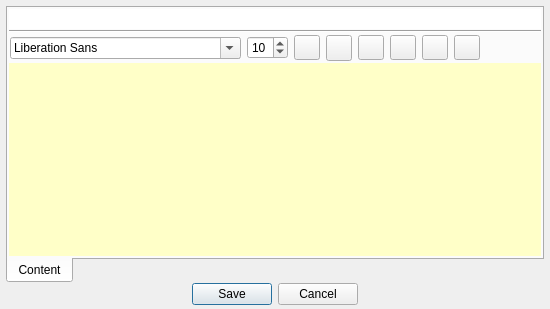
<?xml version="1.0" encoding="UTF-8"?>
<ui version="4.0">
 <class>StickyNoteEditor</class>
 <widget class="QDialog" name="StickyNoteEditor">
  <property name="geometry">
   <rect>
    <x>0</x>
    <y>0</y>
    <width>550</width>
    <height>309</height>
   </rect>
  </property>
  <property name="windowTitle">
   <string>Note Editor</string>
  </property>
  <layout class="QVBoxLayout" name="verticalLayout">
   <property name="spacing">
    <number>0</number>
   </property>
   <property name="leftMargin">
    <number>6</number>
   </property>
   <property name="topMargin">
    <number>6</number>
   </property>
   <property name="rightMargin">
    <number>6</number>
   </property>
   <property name="bottomMargin">
    <number>4</number>
   </property>
   <item>
    <widget class="QTabWidget" name="tabWidget">
     <property name="tabPosition">
      <enum>QTabWidget::South</enum>
     </property>
     <property name="currentIndex">
      <number>0</number>
     </property>
     <widget class="QWidget" name="tabContent">
      <attribute name="title">
       <string>Content</string>
      </attribute>
      <layout class="QVBoxLayout" name="verticalLayout_2">
       <property name="spacing">
        <number>1</number>
       </property>
       <property name="margin">
        <number>1</number>
       </property>
       <item>
        <widget class="QLineEdit" name="subjectEdit">
         <property name="toolTip">
          <string>Note Subject</string>
         </property>
         <property name="frame">
          <bool>false</bool>
         </property>
        </widget>
       </item>
       <item>
        <widget class="Line" name="line">
         <property name="orientation">
          <enum>Qt::Horizontal</enum>
         </property>
        </widget>
       </item>
       <item>
        <widget class="QWidget" name="toolBar" native="true">
         <layout class="QHBoxLayout" name="horizontalLayout">
          <property name="spacing">
           <number>6</number>
          </property>
          <property name="margin">
           <number>1</number>
          </property>
          <item>
           <widget class="QFontComboBox" name="fontComboBox"/>
          </item>
          <item>
           <widget class="QSpinBox" name="fontSizeBox">
            <property name="minimum">
             <number>6</number>
            </property>
            <property name="maximum">
             <number>20</number>
            </property>
            <property name="singleStep">
             <number>2</number>
            </property>
            <property name="value">
             <number>10</number>
            </property>
           </widget>
          </item>
          <item>
           <widget class="QToolButton" name="boldBtn">
            <property name="icon">
             <iconset resource="stickynoteeditor.qrc">
              <normaloff>:/data/stickynoteeditor/format-text-bold.png</normaloff>:/data/stickynoteeditor/format-text-bold.png</iconset>
            </property>
            <property name="iconSize">
             <size>
              <width>18</width>
              <height>18</height>
             </size>
            </property>
           </widget>
          </item>
          <item>
           <widget class="QToolButton" name="italicBtn">
            <property name="icon">
             <iconset resource="stickynoteeditor.qrc">
              <normaloff>:/data/stickynoteeditor/format-text-italic.png</normaloff>:/data/stickynoteeditor/format-text-italic.png</iconset>
            </property>
            <property name="iconSize">
             <size>
              <width>18</width>
              <height>19</height>
             </size>
            </property>
           </widget>
          </item>
          <item>
           <widget class="QToolButton" name="underlineBtn">
            <property name="icon">
             <iconset resource="stickynoteeditor.qrc">
              <normaloff>:/data/stickynoteeditor/format-text-underline.png</normaloff>:/data/stickynoteeditor/format-text-underline.png</iconset>
            </property>
            <property name="iconSize">
             <size>
              <width>18</width>
              <height>18</height>
             </size>
            </property>
           </widget>
          </item>
          <item>
           <widget class="QToolButton" name="leftJustifyBtn">
            <property name="icon">
             <iconset resource="stickynoteeditor.qrc">
              <normaloff>:/data/stickynoteeditor/align-horizontal-left.png</normaloff>:/data/stickynoteeditor/align-horizontal-left.png</iconset>
            </property>
            <property name="iconSize">
             <size>
              <width>18</width>
              <height>18</height>
             </size>
            </property>
           </widget>
          </item>
          <item>
           <widget class="QToolButton" name="centerJustifyBtn">
            <property name="icon">
             <iconset resource="stickynoteeditor.qrc">
              <normaloff>:/data/stickynoteeditor/align-horizontal-center.png</normaloff>:/data/stickynoteeditor/align-horizontal-center.png</iconset>
            </property>
            <property name="iconSize">
             <size>
              <width>18</width>
              <height>18</height>
             </size>
            </property>
           </widget>
          </item>
          <item>
           <widget class="QToolButton" name="rightJustifyBtn">
            <property name="icon">
             <iconset resource="stickynoteeditor.qrc">
              <normaloff>:/data/stickynoteeditor/align-horizontal-right.png</normaloff>:/data/stickynoteeditor/align-horizontal-right.png</iconset>
            </property>
            <property name="iconSize">
             <size>
              <width>18</width>
              <height>18</height>
             </size>
            </property>
           </widget>
          </item>
          <item>
           <spacer name="horizontalSpacer">
            <property name="orientation">
             <enum>Qt::Horizontal</enum>
            </property>
            <property name="sizeHint" stdset="0">
             <size>
              <width>263</width>
              <height>20</height>
             </size>
            </property>
           </spacer>
          </item>
         </layout>
        </widget>
       </item>
       <item>
        <widget class="QTextEdit" name="contentEdit">
         <property name="palette">
          <palette>
           <active>
            <colorrole role="WindowText">
             <brush brushstyle="SolidPattern">
              <color alpha="255">
               <red>0</red>
               <green>0</green>
               <blue>0</blue>
              </color>
             </brush>
            </colorrole>
            <colorrole role="Button">
             <brush brushstyle="SolidPattern">
              <color alpha="255">
               <red>255</red>
               <green>255</green>
               <blue>185</blue>
              </color>
             </brush>
            </colorrole>
            <colorrole role="Light">
             <brush brushstyle="SolidPattern">
              <color alpha="255">
               <red>255</red>
               <green>255</green>
               <blue>255</blue>
              </color>
             </brush>
            </colorrole>
            <colorrole role="Midlight">
             <brush brushstyle="SolidPattern">
              <color alpha="255">
               <red>255</red>
               <green>255</green>
               <blue>220</blue>
              </color>
             </brush>
            </colorrole>
            <colorrole role="Dark">
             <brush brushstyle="SolidPattern">
              <color alpha="255">
               <red>127</red>
               <green>127</green>
               <blue>92</blue>
              </color>
             </brush>
            </colorrole>
            <colorrole role="Mid">
             <brush brushstyle="SolidPattern">
              <color alpha="255">
               <red>170</red>
               <green>170</green>
               <blue>123</blue>
              </color>
             </brush>
            </colorrole>
            <colorrole role="Text">
             <brush brushstyle="SolidPattern">
              <color alpha="255">
               <red>0</red>
               <green>0</green>
               <blue>0</blue>
              </color>
             </brush>
            </colorrole>
            <colorrole role="BrightText">
             <brush brushstyle="SolidPattern">
              <color alpha="255">
               <red>255</red>
               <green>255</green>
               <blue>255</blue>
              </color>
             </brush>
            </colorrole>
            <colorrole role="ButtonText">
             <brush brushstyle="SolidPattern">
              <color alpha="255">
               <red>0</red>
               <green>0</green>
               <blue>0</blue>
              </color>
             </brush>
            </colorrole>
            <colorrole role="Base">
             <brush brushstyle="SolidPattern">
              <color alpha="255">
               <red>255</red>
               <green>255</green>
               <blue>200</blue>
              </color>
             </brush>
            </colorrole>
            <colorrole role="Window">
             <brush brushstyle="SolidPattern">
              <color alpha="255">
               <red>255</red>
               <green>255</green>
               <blue>185</blue>
              </color>
             </brush>
            </colorrole>
            <colorrole role="Shadow">
             <brush brushstyle="SolidPattern">
              <color alpha="255">
               <red>0</red>
               <green>0</green>
               <blue>0</blue>
              </color>
             </brush>
            </colorrole>
            <colorrole role="AlternateBase">
             <brush brushstyle="SolidPattern">
              <color alpha="255">
               <red>255</red>
               <green>255</green>
               <blue>220</blue>
              </color>
             </brush>
            </colorrole>
            <colorrole role="ToolTipBase">
             <brush brushstyle="SolidPattern">
              <color alpha="255">
               <red>255</red>
               <green>255</green>
               <blue>220</blue>
              </color>
             </brush>
            </colorrole>
            <colorrole role="ToolTipText">
             <brush brushstyle="SolidPattern">
              <color alpha="255">
               <red>0</red>
               <green>0</green>
               <blue>0</blue>
              </color>
             </brush>
            </colorrole>
           </active>
           <inactive>
            <colorrole role="WindowText">
             <brush brushstyle="SolidPattern">
              <color alpha="255">
               <red>0</red>
               <green>0</green>
               <blue>0</blue>
              </color>
             </brush>
            </colorrole>
            <colorrole role="Button">
             <brush brushstyle="SolidPattern">
              <color alpha="255">
               <red>255</red>
               <green>255</green>
               <blue>185</blue>
              </color>
             </brush>
            </colorrole>
            <colorrole role="Light">
             <brush brushstyle="SolidPattern">
              <color alpha="255">
               <red>255</red>
               <green>255</green>
               <blue>255</blue>
              </color>
             </brush>
            </colorrole>
            <colorrole role="Midlight">
             <brush brushstyle="SolidPattern">
              <color alpha="255">
               <red>255</red>
               <green>255</green>
               <blue>220</blue>
              </color>
             </brush>
            </colorrole>
            <colorrole role="Dark">
             <brush brushstyle="SolidPattern">
              <color alpha="255">
               <red>127</red>
               <green>127</green>
               <blue>92</blue>
              </color>
             </brush>
            </colorrole>
            <colorrole role="Mid">
             <brush brushstyle="SolidPattern">
              <color alpha="255">
               <red>170</red>
               <green>170</green>
               <blue>123</blue>
              </color>
             </brush>
            </colorrole>
            <colorrole role="Text">
             <brush brushstyle="SolidPattern">
              <color alpha="255">
               <red>0</red>
               <green>0</green>
               <blue>0</blue>
              </color>
             </brush>
            </colorrole>
            <colorrole role="BrightText">
             <brush brushstyle="SolidPattern">
              <color alpha="255">
               <red>255</red>
               <green>255</green>
               <blue>255</blue>
              </color>
             </brush>
            </colorrole>
            <colorrole role="ButtonText">
             <brush brushstyle="SolidPattern">
              <color alpha="255">
               <red>0</red>
               <green>0</green>
               <blue>0</blue>
              </color>
             </brush>
            </colorrole>
            <colorrole role="Base">
             <brush brushstyle="SolidPattern">
              <color alpha="255">
               <red>255</red>
               <green>255</green>
               <blue>200</blue>
              </color>
             </brush>
            </colorrole>
            <colorrole role="Window">
             <brush brushstyle="SolidPattern">
              <color alpha="255">
               <red>255</red>
               <green>255</green>
               <blue>185</blue>
              </color>
             </brush>
            </colorrole>
            <colorrole role="Shadow">
             <brush brushstyle="SolidPattern">
              <color alpha="255">
               <red>0</red>
               <green>0</green>
               <blue>0</blue>
              </color>
             </brush>
            </colorrole>
            <colorrole role="AlternateBase">
             <brush brushstyle="SolidPattern">
              <color alpha="255">
               <red>255</red>
               <green>255</green>
               <blue>220</blue>
              </color>
             </brush>
            </colorrole>
            <colorrole role="ToolTipBase">
             <brush brushstyle="SolidPattern">
              <color alpha="255">
               <red>255</red>
               <green>255</green>
               <blue>220</blue>
              </color>
             </brush>
            </colorrole>
            <colorrole role="ToolTipText">
             <brush brushstyle="SolidPattern">
              <color alpha="255">
               <red>0</red>
               <green>0</green>
               <blue>0</blue>
              </color>
             </brush>
            </colorrole>
           </inactive>
           <disabled>
            <colorrole role="WindowText">
             <brush brushstyle="SolidPattern">
              <color alpha="255">
               <red>127</red>
               <green>127</green>
               <blue>92</blue>
              </color>
             </brush>
            </colorrole>
            <colorrole role="Button">
             <brush brushstyle="SolidPattern">
              <color alpha="255">
               <red>255</red>
               <green>255</green>
               <blue>185</blue>
              </color>
             </brush>
            </colorrole>
            <colorrole role="Light">
             <brush brushstyle="SolidPattern">
              <color alpha="255">
               <red>255</red>
               <green>255</green>
               <blue>255</blue>
              </color>
             </brush>
            </colorrole>
            <colorrole role="Midlight">
             <brush brushstyle="SolidPattern">
              <color alpha="255">
               <red>255</red>
               <green>255</green>
               <blue>220</blue>
              </color>
             </brush>
            </colorrole>
            <colorrole role="Dark">
             <brush brushstyle="SolidPattern">
              <color alpha="255">
               <red>127</red>
               <green>127</green>
               <blue>92</blue>
              </color>
             </brush>
            </colorrole>
            <colorrole role="Mid">
             <brush brushstyle="SolidPattern">
              <color alpha="255">
               <red>170</red>
               <green>170</green>
               <blue>123</blue>
              </color>
             </brush>
            </colorrole>
            <colorrole role="Text">
             <brush brushstyle="SolidPattern">
              <color alpha="255">
               <red>127</red>
               <green>127</green>
               <blue>92</blue>
              </color>
             </brush>
            </colorrole>
            <colorrole role="BrightText">
             <brush brushstyle="SolidPattern">
              <color alpha="255">
               <red>255</red>
               <green>255</green>
               <blue>255</blue>
              </color>
             </brush>
            </colorrole>
            <colorrole role="ButtonText">
             <brush brushstyle="SolidPattern">
              <color alpha="255">
               <red>127</red>
               <green>127</green>
               <blue>92</blue>
              </color>
             </brush>
            </colorrole>
            <colorrole role="Base">
             <brush brushstyle="SolidPattern">
              <color alpha="255">
               <red>255</red>
               <green>255</green>
               <blue>185</blue>
              </color>
             </brush>
            </colorrole>
            <colorrole role="Window">
             <brush brushstyle="SolidPattern">
              <color alpha="255">
               <red>255</red>
               <green>255</green>
               <blue>185</blue>
              </color>
             </brush>
            </colorrole>
            <colorrole role="Shadow">
             <brush brushstyle="SolidPattern">
              <color alpha="255">
               <red>0</red>
               <green>0</green>
               <blue>0</blue>
              </color>
             </brush>
            </colorrole>
            <colorrole role="AlternateBase">
             <brush brushstyle="SolidPattern">
              <color alpha="255">
               <red>255</red>
               <green>255</green>
               <blue>185</blue>
              </color>
             </brush>
            </colorrole>
            <colorrole role="ToolTipBase">
             <brush brushstyle="SolidPattern">
              <color alpha="255">
               <red>255</red>
               <green>255</green>
               <blue>220</blue>
              </color>
             </brush>
            </colorrole>
            <colorrole role="ToolTipText">
             <brush brushstyle="SolidPattern">
              <color alpha="255">
               <red>0</red>
               <green>0</green>
               <blue>0</blue>
              </color>
             </brush>
            </colorrole>
           </disabled>
          </palette>
         </property>
         <property name="toolTip">
          <string>Note Content</string>
         </property>
         <property name="frameShape">
          <enum>QFrame::NoFrame</enum>
         </property>
        </widget>
       </item>
      </layout>
     </widget>
    </widget>
   </item>
   <item>
    <widget class="QDialogButtonBox" name="buttonBox">
     <property name="standardButtons">
      <set>QDialogButtonBox::Cancel|QDialogButtonBox::Save</set>
     </property>
     <property name="centerButtons">
      <bool>true</bool>
     </property>
    </widget>
   </item>
  </layout>
 </widget>
 <tabstops>
  <tabstop>subjectEdit</tabstop>
  <tabstop>contentEdit</tabstop>
  <tabstop>buttonBox</tabstop>
  <tabstop>boldBtn</tabstop>
  <tabstop>italicBtn</tabstop>
  <tabstop>underlineBtn</tabstop>
  <tabstop>leftJustifyBtn</tabstop>
  <tabstop>centerJustifyBtn</tabstop>
  <tabstop>tabWidget</tabstop>
 </tabstops>
 <resources>
  <include location="stickynoteeditor.qrc"/>
 </resources>
 <connections>
  <connection>
   <sender>buttonBox</sender>
   <signal>accepted()</signal>
   <receiver>StickyNoteEditor</receiver>
   <slot>accept()</slot>
   <hints>
    <hint type="sourcelabel">
     <x>248</x>
     <y>254</y>
    </hint>
    <hint type="destinationlabel">
     <x>157</x>
     <y>274</y>
    </hint>
   </hints>
  </connection>
  <connection>
   <sender>buttonBox</sender>
   <signal>rejected()</signal>
   <receiver>StickyNoteEditor</receiver>
   <slot>reject()</slot>
   <hints>
    <hint type="sourcelabel">
     <x>316</x>
     <y>260</y>
    </hint>
    <hint type="destinationlabel">
     <x>286</x>
     <y>274</y>
    </hint>
   </hints>
  </connection>
 </connections>
</ui>
